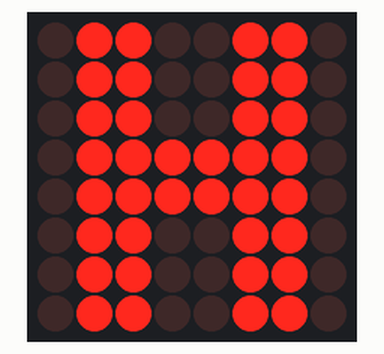
This sketch was run on a simulated Arduino Uno, built with avr-gcc and run on an emulated ATmega328P. Parts: 8×8 LED matrix. Wiring (inferred from the names in the program): shift register (74HC595): data pin 11; shift clock pin 12; latch pin 10; LED matrix (orientation assumed): rows Q0, Q1, Q2, Q3, Q4, Q5, Q6, Q7; columns pin 9, pin 8, pin 7, pin 6, pin 5, pin 4, pin 3, pin 2.

Above: at 0.1 s.
At 2.1 s:
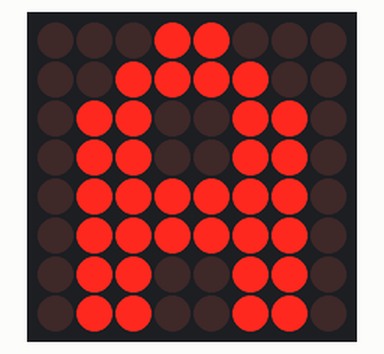
At 4.1 s:
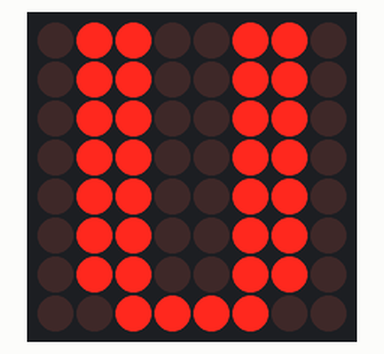

Measured:
- by itself, everything shown: repeats every 6.0 s, in 3 steps
- what the display in image 0 shows lasts 2.1 s, from 0.0 s to 2.1 s

The sketch:

LED8x8.ino
```cpp
#define DELAY_MS 1

const int shcpPin = 12;
const int stcpPin = 10;
const int dataPin = 11;

const int col1Pin = 9; // Chân Arduino nối với cột 1 led ma trận
const int col2Pin = 8;
const int col3Pin = 7;
const int col4Pin = 6;
const int col5Pin = 5;
const int col6Pin = 4;
const int col7Pin = 3;
const int col8Pin = 2;


// Mã LED Ma trận
unsigned char matrixHex[][8] = {
  {0xFF,0x00,0x00,0xE7,0xE7,0x00,0x00,0xFF}, //H
  {0xFF,0x03,0x01,0xCC,0xCC,0x01,0x03,0xFF}, //A
  // {0x66,0x66,0x66,0x66,0x66,0x66,0x66,0x3C}, //U
  {0xFF, 0x80, 0x00, 0x7F, 0x7F, 0x00, 0x80, 0xFF}, //U

  // {0x00, 0x00, 0x84, 0xFE, 0x80, 0x00, 0x00, 0x00}, //1
  // {0x00, 0x84, 0xC2, 0xA2, 0x92, 0x8C, 0x00, 0x00}, //2
  // {0x00, 0x42, 0x92, 0x9A, 0x92, 0x62, 0x00, 0x00}, //3
  // {0x00, 0x30, 0x2C, 0x20, 0xFE, 0x20, 0x00, 0x00}, //4
  // {0x00, 0x5E, 0x92, 0x92, 0x92, 0x62, 0x00, 0x00}, //5
  // {0x00, 0x7C, 0x92, 0x92, 0x92, 0x64, 0x00, 0x00}, //6
  // {0x00, 0x02, 0x02, 0xE2, 0x1A, 0x06, 0x00, 0x00}, //7
  // {0x00, 0x6C, 0x92, 0x92, 0x92, 0x6C, 0x00, 0x00}, //8
  // {0x00, 0x4C, 0x92, 0x92, 0x92, 0x7C, 0x00, 0x00}, //9

};

int num = 0;
unsigned long preMillis = 0;

void setup(){
  // Cau hinh cac chan noi voi Arduino la dau ra
  pinMode(shcpPin, OUTPUT);
  pinMode(stcpPin, OUTPUT);
  pinMode(dataPin, OUTPUT);
  pinMode(col1Pin, OUTPUT);
  pinMode(col2Pin, OUTPUT);
  pinMode(col3Pin, OUTPUT);
  pinMode(col4Pin, OUTPUT);
  pinMode(col5Pin, OUTPUT);
  pinMode(col6Pin, OUTPUT);
  pinMode(col7Pin, OUTPUT);
  pinMode(col8Pin, OUTPUT);
}

void loop(){
  if (millis() - preMillis >= 2000){
    preMillis = millis();
  //   if (++num > 9) num = 0;

    if (++num > 2) num = 0;
  }
  // num = 0;
  // Xuat ra ma cua cot 1
  HC595_shiftOut(matrixHex[num][0]);
  // bat hien thi cot 1
  MATRIX_setCol(1,0,0,0,0,0,0,0);
  // tre 1ms
  delay(DELAY_MS);
  // tat hien thi cot 1
  MATRIX_setCol(0,0,0,0,0,0,0,0);

  //Xuat ra ma cua cot 2
  HC595_shiftOut(matrixHex[num][1]);
  MATRIX_setCol(0,1,0,0,0,0,0,0);
  delay(DELAY_MS);
  MATRIX_setCol(0,0,0,0,0,0,0,0);

  // Xuat ra ma cua cot 3
  HC595_shiftOut(matrixHex[num][2]);
  // bat hien thi cot 3
  MATRIX_setCol(0,0,1,0,0,0,0,0);
  delay(DELAY_MS);
  MATRIX_setCol(0,0,0,0,0,0,0,0);

  // Xuat ra ma cua cot 4
  HC595_shiftOut(matrixHex[num][3]);
  MATRIX_setCol(0,0,0,1,0,0,0,0);
  delay(DELAY_MS);
  MATRIX_setCol(0,0,0,0,0,0,0,0);

  // Xuat ra ma cua cot 5
  HC595_shiftOut(matrixHex[num][4]);
  MATRIX_setCol(0,0,0,0,1,0,0,0);
  delay(DELAY_MS);
  MATRIX_setCol(0,0,0,0,0,0,0,0);

  // Xuat ra ma cua cot 6
  HC595_shiftOut(matrixHex[num][5]);
  MATRIX_setCol(0,0,0,0,0,1,0,0);
  delay(DELAY_MS);
  MATRIX_setCol(0,0,0,0,0,0,0,0);

  // Xuat ra ma cua cot 7
  HC595_shiftOut(matrixHex[num][6]);
  MATRIX_setCol(0,0,0,0,0,0,1,0);
  delay(DELAY_MS);
  MATRIX_setCol(0,0,0,0,0,0,0,0);

  // Xuat ra ma cua cot 8
  HC595_shiftOut(matrixHex[num][7]);
  MATRIX_setCol(0,0,0,0,0,0,0,1);
  delay(DELAY_MS);
  MATRIX_setCol(0,0,0,0,0,0,0,0);
}

void HC595_shiftOut(unsigned char b){
  // Đặt lại chân SHCP và STCP
  digitalWrite(shcpPin, LOW);
  digitalWrite(stcpPin, LOW);

  for (int i = 0; i<8; i++) {
  // Lấy từng bit MSB trước của byte cần xuất để kiểm tra
  // Nếu bit đó khác 0
    if(b & (0x80 >> i)) {
      // Keo chan DS len muc cao
      digitalWrite(dataPin, HIGH);
      // Nguoc lai
    } else {
      // Kéo chân DS xuống mức thấp
      digitalWrite(dataPin, LOW);
    }
    // Tạo xung L-to-H dịch dữ liệu
    digitalWrite(shcpPin, LOW);
    delayMicroseconds(1);
    digitalWrite(shcpPin, HIGH);
  }
  // Tạo xung L-to-H chốt dữ liệu

  digitalWrite(stcpPin, LOW);
  delayMicroseconds(1);
  digitalWrite(stcpPin, HIGH);
}
void MATRIX_setCol(int c1, int c2, int c3, int c4, int c5, int c6, int c7, int c8){
  digitalWrite(col1Pin, c1);
  digitalWrite(col2Pin, c2);
  digitalWrite(col3Pin, c3);
  digitalWrite(col4Pin, c4);
  digitalWrite(col5Pin, c5);
  digitalWrite(col6Pin, c6);
  digitalWrite(col7Pin, c7);
  digitalWrite(col8Pin, c8);
}
```
